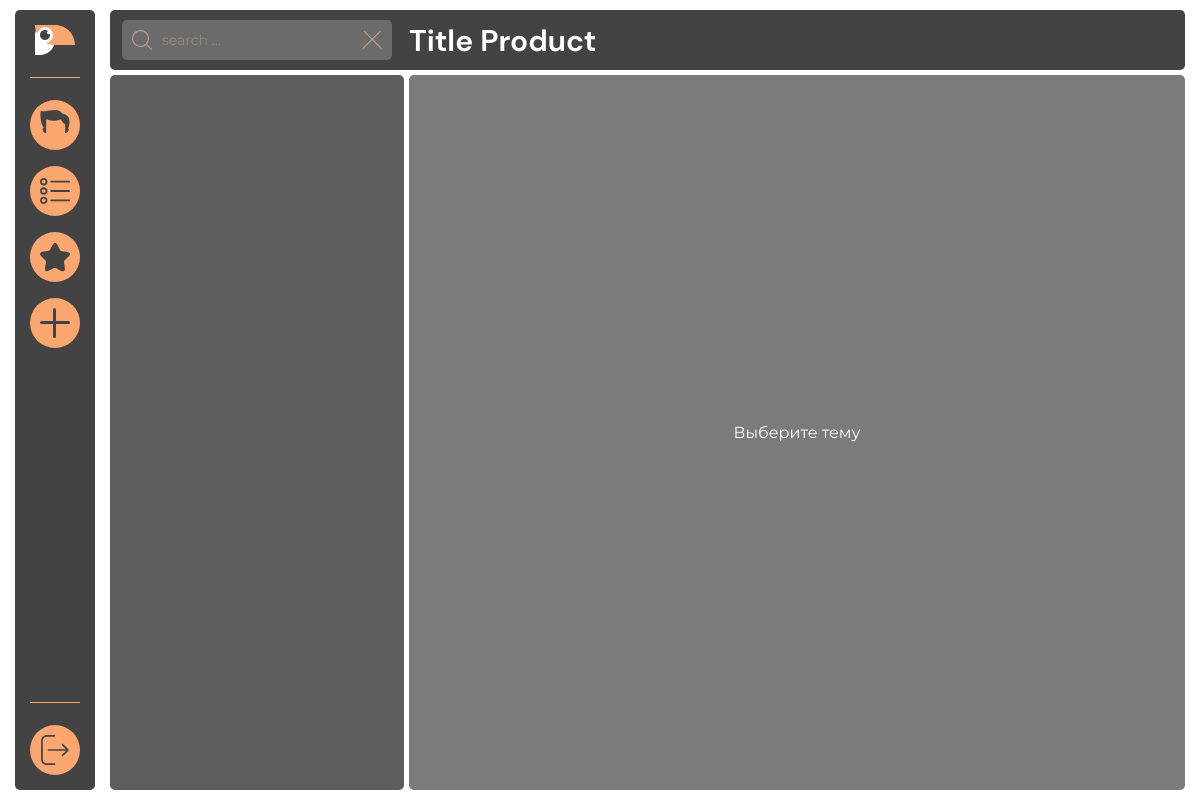
Before: / (signed in) with the older database file.
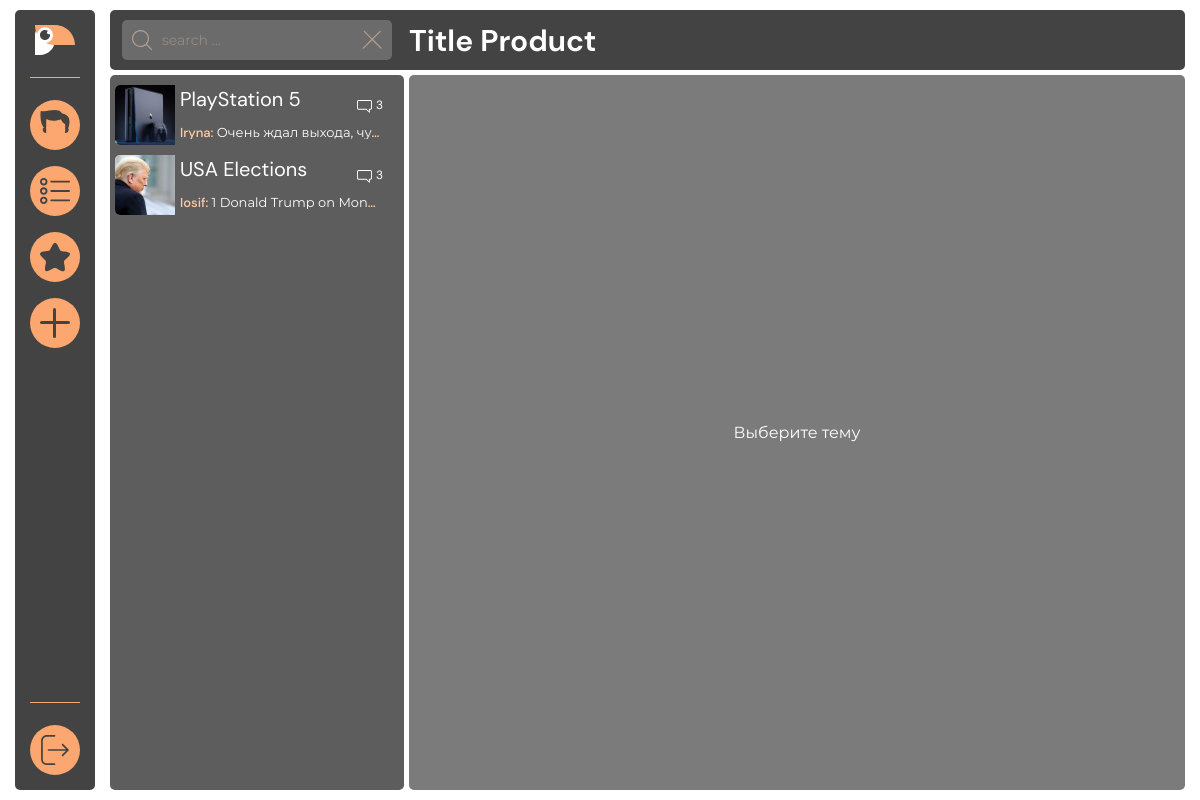
After: the same page with the newer database file.
### tables this page shows
CREATE TABLE `topics` (
  `id` int(11) NOT NULL,
  `person_id` int(11) NOT NULL,
  `title` varchar(100) NOT NULL,
  `description` varchar(255) NOT NULL,
  `img` varchar(100) NOT NULL
);

CREATE TABLE `users` (
  `id` int(11) NOT NULL,
  `username` varchar(100) NOT NULL,
  `password` varchar(250) NOT NULL,
  `fullname` varchar(100) NOT NULL,
  `email` varchar(100) NOT NULL,
  `phone` varchar(20) NOT NULL,
  `photo` varchar(250) NOT NULL
);

CREATE TABLE `comments` (
  `id` int(11) NOT NULL,
  `topic_id` int(11) NOT NULL,
  `person_id` int(11) NOT NULL,
  `comment` text NOT NULL,
  `date` datetime NOT NULL DEFAULT current_timestamp()
);

### particles/products.php (the view)
<?php
include $_SERVER['DOCUMENT_ROOT'] . "/configs/db.php";
$sql = "SELECT topics.* FROM topics ORDER BY (SELECT count(*) FROM comments WHERE comments.topic_id = topics.id) DESC";
$result = mysqli_query($connect, $sql);
$topics_num = mysqli_num_rows($result);
?>
<nav class="content__products">
	<ul class="products__list">
		<?php
		$count = 1;
		while ($count <= $topics_num) {
			$topic = mysqli_fetch_assoc($result);
			echo "<a href='?topic_id=" . $topic["id"] . "'>";
				echo"<li class=\"products__item\">";
				echo "<div class=\"icon\"><img src='" . $topic['img'] . "' ></div>";
				echo "<div class=\"item__content\">";
				echo "<div class=\"item__title\">";
				echo "<span>" . $topic["title"] . "</span>";
				echo "<div class=\"item__message\">";
				echo "<div class=\"icon\"><img src=\"assets/img/mes.svg\"></div>";
				$sql_comments_num = "SELECT * FROM comments WHERE topic_id =" . $topic['id'];
				$sql_comments_num_result = mysqli_query($connect, $sql_comments_num);
				$comments_num = mysqli_num_rows($sql_comments_num_result);
				echo "<span>" . $comments_num . "</span>";
				$latest_comment = "SELECT * FROM comments WHERE topic_id =" . $topic['id'] ." ORDER BY id DESC LIMIT 1";
				$sql_comments_num_result = mysqli_query($connect, $latest_comment);
				$lat_com = mysqli_fetch_assoc($sql_comments_num_result);
				$latest_user = "SELECT * FROM users WHERE id =" . $topic['person_id'] ." ORDER BY ID DESC LIMIT 1";
				$sql_user_num_result = mysqli_query($connect, $latest_user);
				$lat_user = mysqli_fetch_assoc($sql_user_num_result);
				echo "</div>";
				echo "</div>";
				echo "<div class=\"item__about\">";
				echo "<span>" . $lat_user['username'] . ": <span>" . $lat_com['comment'] . "</span></span>";
				echo "</div>";
				echo "</div>";
				echo "</li>";
			echo "</a>";
			$count++;
		}
		?>
	</ul>
</nav>

### index.php (shortened to what this page needs)
<!DOCTYPE html>
<html lang="en">
<head>
	<link rel="stylesheet" href="assets/css/style.css">
</head>
<body>
	<div class="wrapper">
		<div class="forum">
			<div class="conteiner">
				<div class="forum__body">
					<nav class="menu">
						<?php include "./particles/menu.php"; ?>
					</nav>
					<div class="main">
						<header class="header">
							<?php include "./particles/header.php"; ?>
						</header>
						<div class="content">
							<?php include "./particles/products.php"; ?>
							<div class="content__workspace">
								<?php include "./particles/ws_person.php"; ?>
							</div>
						</div>
					</div>
				</div>
			</div>
		</div>
	</div>
</body>
</html>

### particles/menu.php (shortened to what this page needs)
<a href="/">
	<div class="menu__logo">
		<img src="assets/img/logo.svg" alt="The logo">
	</div>
</a>
<hr>
<div class="menu__items">
	<ul class="menu__ul">
		<a href="#">
			<li class="ul__link">
				<div class="circle">
					<div class="icon"><img src="assets/img/person.svg" alt=""></div>
				</div>
			</li>
		</a>
		<a href="#">
			<li class="ul__link">
				<div class="circle">
					<div class="icon"><img src="assets/img/list.svg" alt=""></div>
				</div>
			</li>
		</a>
		<a href="#">
			<li class="ul__link">
				<div class="circle">
					<div class="icon"><img src="assets/img/star.svg" alt=""></div>
				</div>
			</li>
		</a>
		<a href="create.php">
			<li class="ul__link">
				<div class="circle">
					<div class="icon"><img src="assets/img/plus.svg" alt=""></div>
				</div>
			</li>
		</a>
	</ul>
</div>
<hr>
<a href="login.php">
	<div class="menu__exit">
		<div class="circle">
			<div class="icon"><img src="assets/img/logout.svg" alt=""></div>
		</div>
	</div>
</a>

### particles/header.php (shortened to what this page needs)
<div class="search">
	<div class="icon first"><img src="assets/img/search.svg" alt="The search."></div>
	<input type="text" placeholder="search ...">
	<div class="icon last"><img src="assets/img/delete.svg" alt="The delete input."></div>
</div>
<div class="title">
	<span>Title Product</span>
</div>

### particles/ws_person.php
<?php
include "configs/db.php";
?>
<?php
if (isset($_GET['topic_id'])) {
$sql_comments = "SELECT * FROM comments WHERE topic_id =" . $_GET['topic_id'];
$comments_result = mysqli_query($connect, $sql_comments);
$comments_number = mysqli_num_rows($comments_result);
$sql = "SELECT * FROM topics WHERE id =" . $_GET['topic_id'];
$result = mysqli_query($connect, $sql);
$topic = mysqli_fetch_assoc($result);
$query = "SELECT * FROM users WHERE id = " . $topic['person_id'];
$resultQuery = mysqli_query($connect, $query);
$contentAuthor = mysqli_fetch_assoc($resultQuery);
	?>
<div class="workspace__product">
	<?php echo "<div class=\"icon-300\"><img src='" . $topic['img'] . "' ></div>"; ?>
	<div class="product__content">
		<div class="content__text">
			<span>
				<?php
				echo $topic['description'];
				?>
			</span>
		</div>
		<div class="content__author">
			<a href="#"><span><?php echo $contentAuthor["fullname"]; ?></span></a>
		</div>
	</div>
</div>
<div class="workspace__comments">
	<ul class="comments__list">
	<?php
	$i=0;
	while ($i < $comments_number) {
	$comments = mysqli_fetch_assoc($comments_result);
	$username_sql = "SELECT * FROM users WHERE id =" . $comments['person_id'];
	$username = mysqli_query($connect, $username_sql);
	$username = mysqli_fetch_assoc($username);
	?>
		<li class="comment__item">
			<div class="comment">
				<div class="comment_person"><a href="#"><img src="assets/img/person_blue.svg" alt=""></a></div>
				<div class="comment_text">
					<span id="name">
						<?php
						echo $username['username'];
						?>
						</span>
					<span id="com">
						<?php
						echo $comments['comment'];
						?>
					</span>
				</div>
				<div class="comment_date">
					<span id="time">
						<?php
							$dateParse = preg_split('/ /', $comments['date'], -1, PREG_SPLIT_OFFSET_CAPTURE);
							echo $dateParse[1][0];
							echo '<br>';
							echo $dateParse[0][0];
						?>
					</span>
				</div>
			</div>
		</li>
	<?php
	$i++;
	}
	?>
	</ul>
</div>
<div class="workspace__post">
	<div class="post__content">
		<div class="icon-50 person">
			<img src="assets/img/person_orange.svg" alt="">
		</div>
		<?php
			if(isset($_GET["topic_id"]) && isset($_COOKIE["person_id"])) {
				$query = "SELECT * FROM users WHERE id =" . $_COOKIE["person_id"];
				$resultQuery = mysqli_query($connect, $query);
				$person = mysqli_fetch_assoc($resultQuery);
		?>
			<form id="form-comment" action="http://forum/actions/send.php" method="POST">
				<input type="hidden" name="topic_id" value="<?php echo $_GET["topic_id"]; ?>">
				<input type="hidden" name="person_id" value="<?php echo $_COOKIE["person_id"]; ?>">
				<input type="hidden" name="person_name" value="<?php echo $person["username"]; ?>">
				<textarea placeholder="Leave your comment" name="comment"></textarea>
				<button class="icon-50 send" type="submit" name="send"><a><img src="assets/img/send.svg" alt=""></a></button>
			</form>
		<?php
			}
		?>
	</div>
	<div class="post__line">
		<hr>
	</div>
</div>
<?php
}else{
?>
<div class="workspace__product workspace__product_none">
	<div class="product__content">
		<div class="content__text">
			<span>
				Выберите тему
			</span>
		</div>
	</div>
</div>
<?php
}
?>

### assets/css/null.css (style rules this page uses)
* { padding: 0; margin: 0; border: 0; }
html,body { height: 100%; width: 100%; font-size: 100%; line-height: 1; font-size: 14px; -ms-text-size-adjust: 100%; -moz-text-size-adjust: 100%; -webkit-text-size-adjust: 100%; }
*,*::before,*::after { -moz-box-sizing: border-box; -webkit-box-sizing: border-box; box-sizing: border-box; }
nav,footer,header,aside { display: block; }
input,button,textarea { font-family: 'Montserrat'; font-style: normal; font-weight: normal; }
a, a:visited { text-decoration: none; }
ul li { list-style: none; }
img { vertical-align: top; }

Changed rows visible on the page:
added topics: img (picture), title "PlayStation 5", comments_num "3", users.username "Iryna", comments.comment "Очень ждал выхода, чу…"
added topics: img (picture), title "USA Elections", comments_num "3", users.username "Iosif", comments.comment "1 Donald Trump on Mon…"
